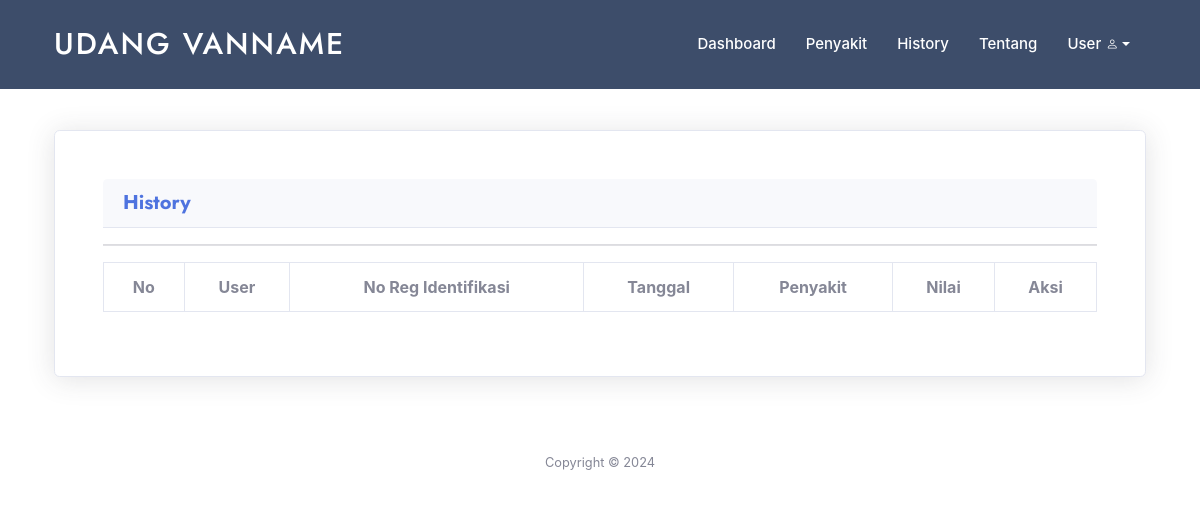
Page /user/history.php (signed in) on the earlier database version.
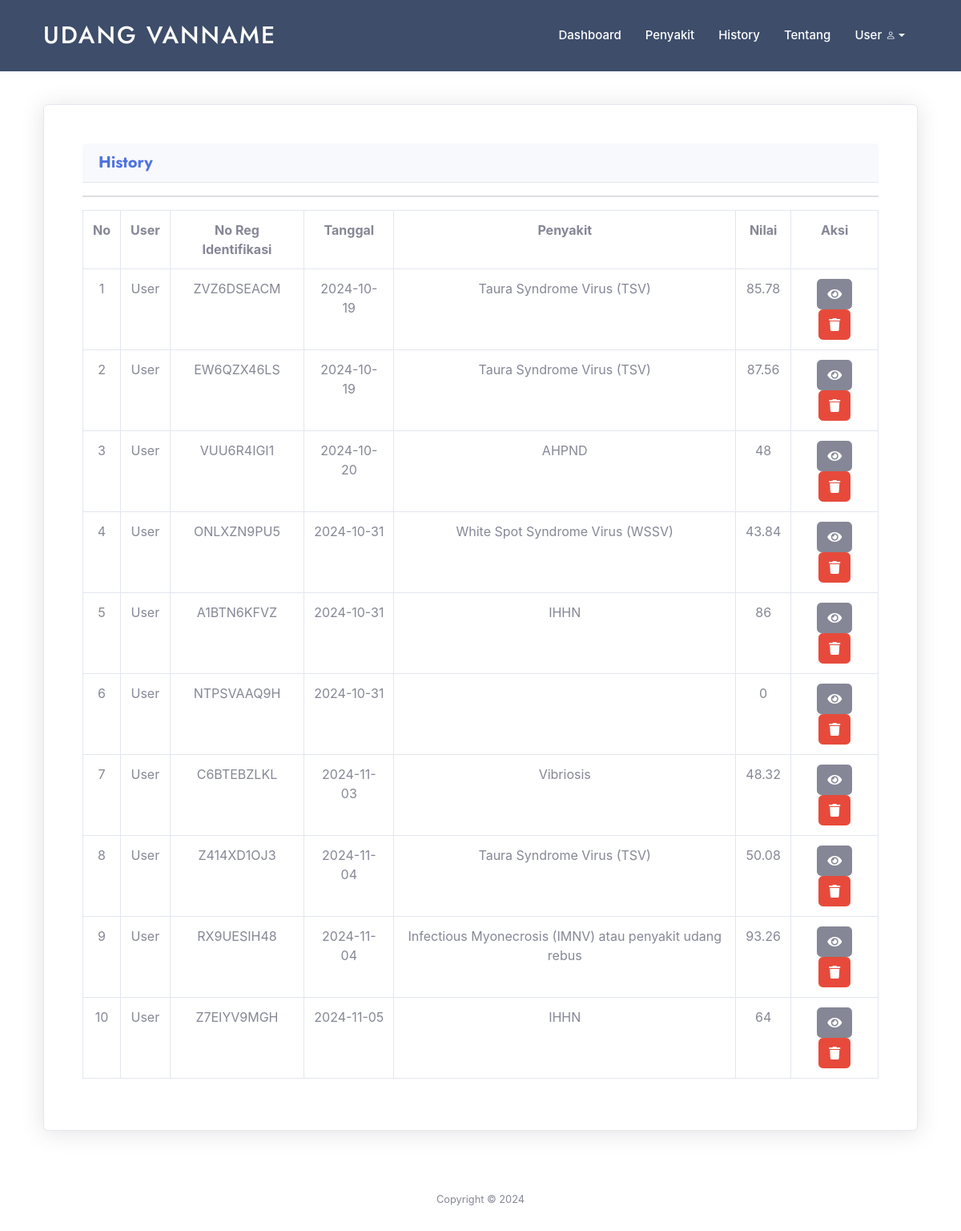
Same page on the later database version.
### tables this page shows
CREATE TABLE `tb_akun` (
  `id_akun` int(11) NOT NULL,
  `nama_lengkap` varchar(50) NOT NULL,
  `username` varchar(50) NOT NULL,
  `password` varchar(50) NOT NULL,
  `level` varchar(30) NOT NULL
);

CREATE TABLE `tb_hasil` (
  `id_hasil` int(11) NOT NULL,
  `id_akun` int(11) NOT NULL,
  `no_regidentifikasi` char(10) NOT NULL,
  `tgl_identifikasi` date NOT NULL,
  `penyakit_cf` text NOT NULL,
  `nilai_cf` double NOT NULL
);

### user/history.php (the view, shortened to what this page needs)
<?php
include '../assets/conn/config.php';
include 'header.php';
$username = $_SESSION['username'];
$pass = mysqli_query($conn,"SELECT * FROM tb_akun WHERE username='$username'");
$p = mysqli_fetch_array($pass);
$id_akun = $p['id_akun'];
?>
<section id="portfolio" class="portfolio">
    <div class="container" data-aos="fade-up">
        <div class="section-title">
        </div>
        <div id="portfolio-flters" data-aos="fade-up" data-aos-delay="100">
	<div class="card shadow p-5 mb-5">
		<div class = "card-header">
            <h5 class= "m-0 font-weight-bold text-primary">History</h5>
        </div>
        <hr>
                <div class="table-responsive">
                    <table class="table table-bordered">
                        <tr>
                            <th class="text-center">No</th>
                            <th class="text-center">User</th>
                            <th class="text-center">No Reg Identifikasi</th>
                            <th class="text-center">Tanggal</th>
                            <th class="text-center">Penyakit</th>
                            <th class="text-center">Nilai</th>
                            <th class="text-center">Aksi</th>
                        </tr>
                        <?php
                $gejala = mysqli_query($conn,
                    "SELECT h.*, a.nama_lengkap
                    FROM tb_hasil h
                    JOIN tb_akun a ON h.id_akun = a.id_akun
                    WHERE h.id_akun='$id_akun'
                    ORDER BY h.id_hasil");
                $no=1;
                while($a=mysqli_fetch_array($gejala)){?>
                        <tr>
                            <td class="text-center"><?= $no++ ?></td>
                            <td class="text-center"><?= $a['nama_lengkap']?></td>
                            <td class="text-center"><?= $a['no_regidentifikasi'] ?></td>
                            <td class="text-center"><?= $a['tgl_identifikasi']?></td>
                            <td class="text-center"><?= $a['penyakit_cf']?></td>
                            <td class="text-center"><?= $a['nilai_cf']?></td>
                            <td class="text-center">
                                <a href="history_det.php?no_regidentifikasi=<?= $a['no_regidentifikasi'] ?>&id_akun=<?= $a['id_akun']?>"
                                class="btn btn-secondary"><span class="fa fa-eye"></span></a>
                                <a href="history.php?no_regidentifikasi=<?= $a['no_regidentifikasi'] ?>&aksi=hapus" class="btn btn-danger"  onclick="return confirm('Apakah Anda yakin ingin menghapus data ini?');"><span class="fa fa-trash"></span></a>
                            </td>
                        </tr>
                        <?php }?>
                    </table>
                </div>
        </div>
    </div>
    </div>
</section>
<?php
include 'footer.php';
?>

### user/header.php (shortened to what this page needs)
<?php
include '../assets/conn/config.php';
?>
<!DOCTYPE html>
<html lang="en">
<head>
  <link href="../assets-user/vendor/aos/aos.css" rel="stylesheet">
  <link href="../assets-user/vendor/bootstrap/css/bootstrap.min.css" rel="stylesheet">
  <link href="../assets-user/vendor/bootstrap-icons/bootstrap-icons.css" rel="stylesheet">
  <link href="../assets-user/vendor/boxicons/css/boxicons.min.css" rel="stylesheet">
  <link href="../assets-user/vendor/glightbox/css/glightbox.min.css" rel="stylesheet">
  <link href="../assets-user/vendor/remixicon/remixicon.css" rel="stylesheet">
  <link href="../assets-user/vendor/swiper/swiper-bundle.min.css" rel="stylesheet">
  <link href="../assets-user/css/style.css" rel="stylesheet">
  <link href="../assets/vendor/fontawesome-free/css/all.min.css" rel="stylesheet" type="text/css">
  <link href="../assets/css/sb-admin-2.min.css" rel="stylesheet">
  <link href="../assets/vendor/datatables/dataTables.bootstrap4.min.css" rel="stylesheet">
</head>
<body>
  <header id="header" class="fixed-top">
    <div class="container d-flex align-items-center">
      <h1 class="logo me-auto"><a href="index.php">UDANG VANNAME</a></h1>
      <nav id="navbar" class="navbar">
        <ul>
          <li><a class="nav-link scrollto" href="index.php">Dashboard</a></li>
          <li><a class="nav-link scrollto" href="penyakit.php">Penyakit</a></li>
          <li><a class="nav-link scrollto" href="history.php">History</a></li>
          <li><a class="nav-link scrollto" href="tentang.php">Tentang</a></li>
          <li class="dropdown">
  <a href="#" class="dropdown-toggle" data-toggle="dropdown">
    <span>
      <?php
      $username = $_SESSION['username'];
      $det = mysqli_query($conn, "SELECT * FROM tb_akun WHERE username='$username'");
      while ($d = mysqli_fetch_array($det)) {
      ?>
        <span><?php echo $d['nama_lengkap']; ?></span>
      <?php
      }
      ?>
    </span>
    <i class="bi bi-person"></i>
  </a>
</li>
      </nav>
    </div>
  </header>
  </body>
</html>

### user/footer.php
   <footer class="sticky-footer bg-white">
    <div class="container my-auto">
        <div class="copyright text-center my-auto">
            <span>Copyright &copy; 2024</span>
        </div>
    </div>
</footer>

### assets-user/css/style.css (style rules this page uses)
body { font-family: "Open Sans", sans-serif; color: #444444; }
a { color: #47b2e4; text-decoration: none; }
h1, h2, h3, h4, h5, h6 { font-family: "Jost", sans-serif; }
#header { transition: all 0.5s; z-index: 997; padding: 15px 0; }
#header .logo { font-size: 30px; margin: 0; padding: 0; line-height: 1; font-weight: 500; letter-spacing: 2px; text-transform: uppercase; }
#header .logo a { color: #fff; }
.navbar { padding: 0; }
.navbar ul { margin: 0; padding: 0; display: flex; list-style: none; align-items: center; }
.navbar li { position: relative; }
.navbar a, .navbar a:focus { display: flex; align-items: center; justify-content: space-between; padding: 10px 0 10px 30px; font-size: 15px; font-weight: 500; color: #fff; white-space: nowrap; transition: 0.3s; }
.navbar a i, .navbar a:focus i { font-size: 12px; line-height: 0; margin-left: 5px; }
section { padding: 60px 0; overflow: hidden; }
.section-title { text-align: center; padding-bottom: 30px; }
.portfolio #portfolio-flters { list-style: none; margin-bottom: 20px; }

### user/history.php (style rules this page uses)
#header { background: rgba(40, 58, 90, 0.9); }
section { padding: 0; padding-top: 100px; }

Differences in the rows shown:
added tb_hasil: id_akun.nama_lengkap "User", no_regidentifikasi "ZVZ6DSEACM", tgl_identifikasi "2024-10-19", penyakit_cf "Taura Syndrome Virus (TSV)", nilai_cf "85.78"
added tb_hasil: id_akun.nama_lengkap "User", no_regidentifikasi "EW6QZX46LS", tgl_identifikasi "2024-10-19", penyakit_cf "Taura Syndrome Virus (TSV)", nilai_cf "87.56"
added tb_hasil: id_akun.nama_lengkap "User", no_regidentifikasi "VUU6R4IGI1", tgl_identifikasi "2024-10-20", penyakit_cf "AHPND", nilai_cf "48"
added tb_hasil: id_akun.nama_lengkap "User", no_regidentifikasi "ONLXZN9PU5", tgl_identifikasi "2024-10-31", penyakit_cf "White Spot Syndrome Virus (WSSV)", nilai_cf "43.84"
added tb_hasil: id_akun.nama_lengkap "User", no_regidentifikasi "A1BTN6KFVZ", tgl_identifikasi "2024-10-31", penyakit_cf "IHHN", nilai_cf "86"
added tb_hasil: id_akun.nama_lengkap "User", no_regidentifikasi "NTPSVAAQ9H", tgl_identifikasi "2024-10-31", nilai_cf "0"
added tb_hasil: id_akun.nama_lengkap "User", no_regidentifikasi "C6BTEBZLKL", tgl_identifikasi "2024-11-03", penyakit_cf "Vibriosis", nilai_cf "48.32"
added tb_hasil: id_akun.nama_lengkap "User", no_regidentifikasi "Z414XD1OJ3", tgl_identifikasi "2024-11-04", penyakit_cf "Taura Syndrome Virus (TSV)", nilai_cf "50.08"
added tb_hasil: id_akun.nama_lengkap "User", no_regidentifikasi "RX9UESIH48", tgl_identifikasi "2024-11-04", penyakit_cf "Infectious Myonecrosis (IMNV) atau penyakit udang rebus", nilai_cf "93.26"
added tb_hasil: id_akun.nama_lengkap "User", no_regidentifikasi "Z7EIYV9MGH", tgl_identifikasi "2024-11-05", penyakit_cf "IHHN", nilai_cf "64"
